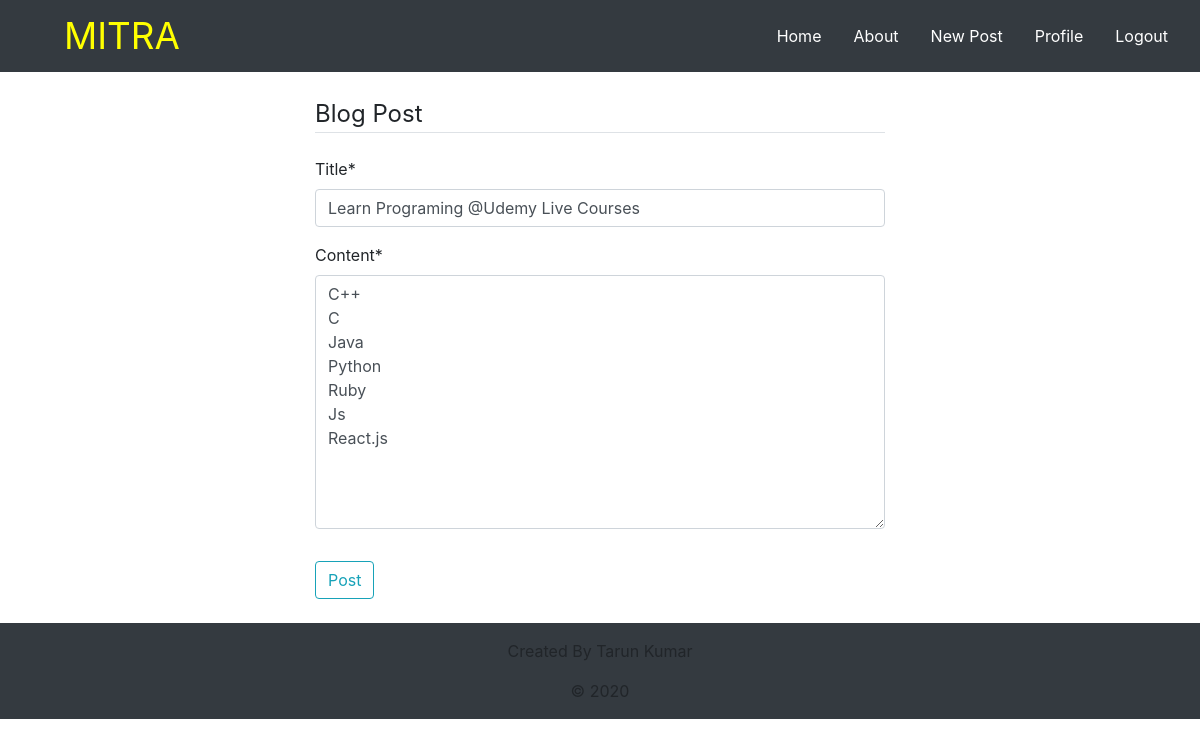
Page /blog/post/7/update/ (signed in) on the committed database.
### blog/models.py (models this page shows, shortened)
class post(models.Model):
    title=models.CharField(max_length=100)
    author=models.ForeignKey(User,on_delete=models.CASCADE)
    content=models.TextField()
    posted_date=models.DateTimeField(default=timezone.now)

### blog/views.py (the view, shortened to what this page needs)
# urls.py: path('post/<int:pk>/update/', PostUpdateView.as_view(),name='post-update'),
class PostUpdateView(LoginRequiredMixin,UserPassesTestMixin,UpdateView):
	model=post
	fields=['title','content']
	def test_func(self):
		post=self.get_object()
		if self.request.user==post.author:
			return True
		return False

### blog/templates/blog/post_form.html (shortened to what this page needs)
{% extends "blog/base.html" %}
{% load crispy_forms_tags %}
{% block content %}
  <div class="content-section">
    <form  method="post">
      <fieldset class="form-group">
        <legend  class="border-bottom mb-4">Blog Post</legend>
        {{form|crispy}}
      </fieldset>
      <div class="form-group">
        <button class="btn btn-outline-info" type="submit" name="submit">Post</button>
      </div>
    </form>
  </div>
{% endblock content %}

### rows in the picture
post: title "Learn Programing @Udemy Live Courses", content "C++ C Java Python Ruby Js React.js"
